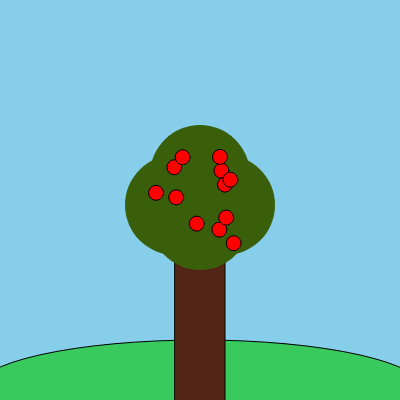
Frame 1 (no input)
Frame 60 (no input): identical to frame 1, image omitted
Frame 120 (the mouse pressed at the canvas centre since frame 60): identical to frame 1, image omitted

The p5.js sketch that drew this single still picture (run headless with seeded random() and noise() and a simulated clock; from frame 60 on, the mouse is pressed at the canvas centre):

// p5.js sketch
// ── sketch.js
let fruit = []

function setup() {
  createCanvas(400, 400);
  //This allows for the random placement of the fruits
  for (let i = 0; i < 12; i++) {
    let x = 150 + 20 * i;
    let y = 150 + 20 * i;
    fruit[i] = new Fruit(x, y, 15);
  }

  rectMode(CENTER);
  ellipseMode(CENTER);
}

//This creates the tree, sky, grass, and apples
function draw() {
  background(135, 206, 235);

  fill(56, 202, 92);
  ellipse(200, 390, 450, 100)

  fill(83, 37, 22);
  rect(200, 300, 50, 250)

  noStroke();
  fill(58, 95, 11);
  ellipse(200, 220, 100, 100);
  ellipse(175, 205, 100, 100);
  ellipse(225, 205, 100, 100);
  ellipse(200, 175, 100, 100);

//This allows for the fruit function to be called on, and allows any amount of fruits
//to be made with the "fruit.length"
  for (let i = 0; i < fruit.length; i++) {
    fruit[i].show();
  }

}


//This creates the class for the fruits
class Fruit {
  constructor() {
    this.x = random(150, 250);
    this.y = random(150, 250);
  }
  
  show() {
    stroke(0);
    strokeWeight(1);
    fill(255, 0, 0);
    ellipse(this.x, this.y, 15, 15)
  }

}
